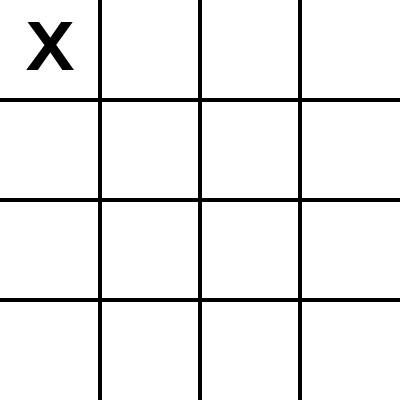
Frame 1 (no input)
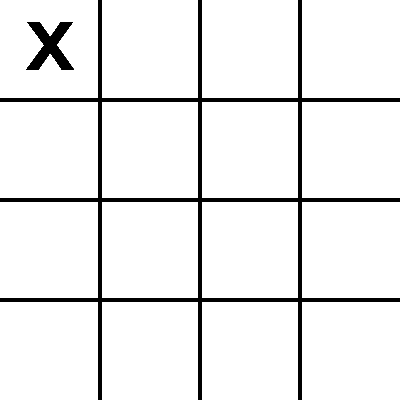
Frame 60 (no input)
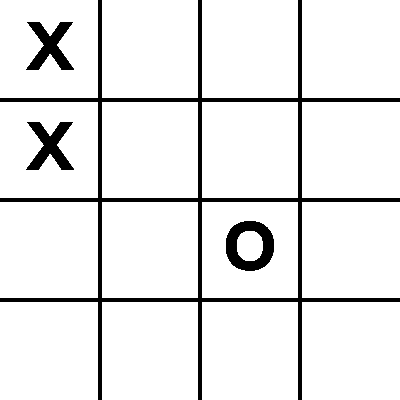
Frame 120 (the mouse pressed at the canvas centre since frame 60)

The p5.js sketch that drew these frames (run headless with seeded random() and noise() and a simulated clock; from frame 60 on, the mouse is pressed at the canvas centre):

// p5.js sketch
// ── sketch.js
let board = [
    ['','','',''],
    ['','','',''],
    ['','','',''],
    ['','','','']
  ];
  
  let w;
  let h; 
  
  let ai = 'AI';
  let human = 'Player';
  let currentPlayer = human;
  
  function setup() {
    createCanvas(400, 400);
    w = width / 4;
    h = height / 4;
    bestMove();
  }

  
  function equals4(a, b, c, d) {
    return a == b && b == c && c == d && a != '';
  }
  
  function checkWinner() {
    let winner = null;
  
    // horizontal
    for (let i = 0; i < 4; i++) {
      if (equals4(board[i][0], board[i][1], board[i][2], board[i][3])) {
        winner = board[i][0];
      }
    }
  
    // Vertical
    for (let i = 0; i < 4; i++) {
      if (equals4(board[0][i], board[1][i], board[2][i], board[3][i])) {
        winner = board[0][i];
      }
    }
  
    // Diagonal
    if (equals4(board[0][0], board[1][1], board[2][2],board[3][3])) {
      winner = board[0][0];
    }
    if (equals4(board[3][0], board[2][1], board[1][2], board[0][3])) {
      winner = board[3][0];
    }
  
    let openSpots = 0;
    for (let i = 0; i < 4; i++) {
      for (let j = 0; j < 4; j++) {
        if (board[i][j] == '') {
          openSpots++;
        }
      }
    }
  
    if (winner == null && openSpots == 0) {
      return 'tie';
    } else {
      return winner;
    }
  }
  
  function mousePressed() {
    if (currentPlayer == human) {
      // Human make turn
      let i = floor(mouseX / w);
      let j = floor(mouseY / h);
      // If valid turn
      if (board[i][j] == '') {
        board[i][j] = human;
        currentPlayer = ai;
        bestMove();
        
      }
    }
  }
  
  function draw() {
    stroke(0, 0, 0);
    strokeWeight(4);
  
    line(w, 0, w, height);
    line(w * 2, 0, w * 2, height);
    line(w * 3, 0, w * 3, height);
    line(0, h, width, h);
    line(0, h * 2, width, h * 2);
    line(0, h * 3, width, h * 3);
  
    for (let j = 0; j < 4; j++) {
      for (let i = 0; i < 4; i++) {
        let x = w * i + w / 2;
        let y = h * j + h / 2;
        let spot = board[i][j];
        textSize(64);
        if (spot == human) {
          textAlign(CENTER, CENTER);
          text('O', x, y);
        } else if (spot == ai) {
          textAlign(CENTER, CENTER);
          text('X', x, y);
        }
      }
    }
  
    let result = checkWinner();
    if (result != null) {
      noLoop();
      let resultP = createP('');
      if (result == 'tie') {
        resultP.html("TIE");
      } else {
        resultP.html(`... AND THE WINNER IS: ${result} !!!`);
  
      }
    }
  }

// ── minimax.js
const maxDepth = 9;
function bestMove() {
    // AI to make its turn
    let bestScore = -Infinity;
    let move;
    for (let i = 0; i < 4; i++) {
      for (let j = 0; j < 4; j++) {
        // Is the spot available?
        if (board[i][j] == '') {
          board[i][j] = ai;
          let score = minimax(board, 0, bestScore, +Infinity, false);
          board[i][j] = ''; 
          if (score > bestScore) {
            bestScore = score;
            move = { i, j };
          }
          console.log(bestScore);
        }
      }
    }
    board[move.i][move.j] = ai;
    currentPlayer = human;
  }
  
  let scores = {
    'AI': 1,
    'Player': -1,
    'tie': 0
  };
  function minimax(board, depth, alpha, beta, isMaximizing){
        //Recurrsion Stopping Condition

    if (depth == maxDepth) return 0;
    let result = checkWinner();
    if(result!=null )
      return scores[result];
 
    let bestScore;
    if(isMaximizing) {
      bestScore = -Infinity;
  
      for(let i=0; i<4; i++)
      {
        for(let j=0; j<4; j++)
        {
          if(board[i][j]=='') {
            board[i][j] = ai;
            let score = minimax(board, depth+1, alpha, beta, false);
            board[i][j] = '';
            bestScore = max(score, bestScore);
            alpha = max(alpha, score);
            if(beta <= alpha)
            return bestScore;
            
          }
        }
      }
      return bestScore;
    }
  
    else {
      bestScore = +Infinity;
  
      for(let i=0; i<4; i++)
      {
        for(let j=0; j<4; j++)
        {
          if(board[i][j]=='') {
            board[i][j] = human;
            let score = minimax(board, depth+1, alpha, beta, true);
            board[i][j] = '';
            bestScore = min(score, bestScore);
            beta = min(score, beta);
            if(beta <= alpha)
            return bestScore;
          }
        }
      }
      return bestScore;
    }
  }
  
// ── style.css
html, body {
    width: 100%;
    margin: 0;
    padding: 0;
         background-image: url(1000_F_299848927_S0EwX0P6HWGigW6qZWFIBaczKMQuq5D9.jpg);
         background-repeat: no-repeat;
         background-position: center;
    background-size: cover;
min-height: 100vh;
  }
  
  .p5Canvas {
    z-index: 10;
    padding: 0;
    margin: auto;
    display: block;
    position: absolute;
    top: 0;
    bottom: 0;
    left: 0;
    right: 0;
   
  }
  p {
    font-size:40px;
    font-weight: 900;
    font-family: Comic Sans MS;
    text-align: center;
    color: rgb(36, 36, 26);
    position: absolute;
    z-index: 10;
    padding: 0;
    margin: auto;
    display: block;
    left: 0;
    right: 0;
  
top :30px  }

button{
  margin-top: 700px;
  height: 30px;
  width: 100px;
 color :black; 
background-image: linear-gradient(red, yellow);
 
}
#con{
  display: flex;
align-items: center;
justify-content: center;
}
